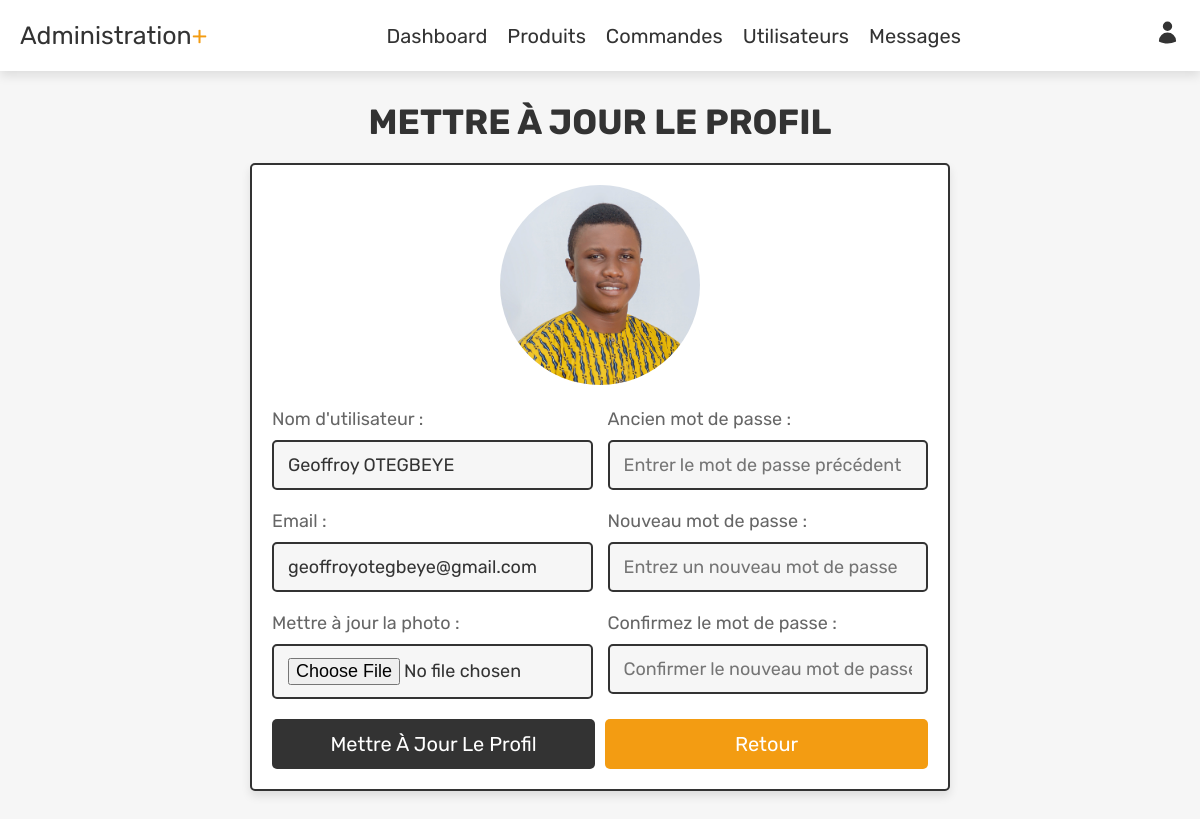
The app's page /admin_update_profile.php (signed in) with its own data.
### tables this page shows
CREATE TABLE `users` (
  `id` int NOT NULL,
  `name` varchar(100) NOT NULL,
  `email` varchar(100) NOT NULL,
  `password` varchar(100) NOT NULL,
  `user_type` varchar(20) NOT NULL DEFAULT 'user',
  `image` varchar(100) NOT NULL
);

### admin_update_profile.php (the view, shortened to what this page needs)
<?php
@include 'config.php';
?>
<!DOCTYPE html>
<html lang="fr">
<head>
   <link rel="stylesheet" href="https://cdnjs.cloudflare.com/ajax/libs/font-awesome/6.1.1/css/all.min.css">
   <link rel="stylesheet" href="css/components.css">
   <link rel="stylesheet" href="./css/footer.css">
</head>
<body>
<?php include 'admin_header.php'; ?>
<section class="update-profile">
   <h1 class="title">Mettre à jour le profil</h1>
   <form action="" method="POST" enctype="multipart/form-data">
      <img src="uploaded_img/<?= $fetch_profile['image']; ?>" alt="">
      <div class="flex">
         <div class="inputBox">
            <span>Nom d'utilisateur :</span>
            <input type="text" name="name" value="<?= $fetch_profile['name']; ?>" placeholder="Mettre à jour le nom d'utilisateur" required class="box">
            <span>Email :</span>
            <input type="email" name="email" value="<?= $fetch_profile['email']; ?>" placeholder="mettre à jour l'email" required class="box">
            <span>Mettre à jour la photo :</span>
            <input type="file" name="image" accept="image/jpg, image/jpeg, image/png" class="box">
         </div>
         <div class="inputBox">
            <span>Ancien mot de passe :</span>
            <input type="password" name="update_pass" placeholder="Entrer le mot de passe précédent" class="box">
            <span>Nouveau mot de passe :</span>
            <input type="password" name="new_pass" placeholder="Entrez un nouveau mot de passe" class="box">
            <span>Confirmez le mot de passe :</span>
            <input type="password" name="confirm_pass" placeholder="Confirmer le nouveau mot de passe" class="box">
         </div>
      </div>
      <div class="flex-btn">
         <input type="submit" class="btn" value="Mettre à jour le profil" name="update_profile">
         <a href="admin_page.php" class="option-btn">Retour</a>
      </div>
   </form>
</section>
</body>
</html>

### css/components.css (style rules this page uses)
:root { --green:#27ae60; --orange:#f39c12; --red:#e74c3c; --black:#333; --blue:#0000FF; --light-color:#666; --white:#fff; --light-bg:#f6f6f6; --border:.2rem solid var(--black); --box-shadow:0 .5rem 1rem rgba(0,0,0,.1); }
* { font-family: 'Rubik', sans-serif; margin:0; padding:0; box-sizing: border-box; outline: none; border:none; text-decoration: none; color:var(--black); }
body { background-color: var(--light-bg); padding-bottom: 6.5rem; }
html { font-size: 62.5%; overflow-x: hidden; scroll-behavior: smooth; scroll-padding-top: 6.5rem; }
section { padding:3rem 2rem; max-width: 1200px; margin:0 auto; }
img { width: 100%; object-fit: cover; }
.btn, .delete-btn, .option-btn { display: block; width: 100%; margin-top: 1rem; border-radius: .5rem; color:var(--white); font-size: 2rem; padding:1.3rem 3rem; text-transform: capitalize; cursor: pointer; text-align: center; }
.btn { background-color: var(--black); }
.option-btn { background-color: var(--orange); }
.flex-btn { display: flex; flex-wrap: wrap; gap:1rem; }
.flex-btn > * { flex:1; }
.title { text-align: center; margin-bottom: 2rem; text-transform: uppercase; color:var(--black); font-size: 3.5rem; }
.update-profile form { max-width: 70rem; margin: 0 auto; background-color: var(--white); box-shadow: var(--box-shadow); border:var(--border); border-radius: .5rem; padding:2rem; text-align: center; }
.update-profile form .flex { display: flex; gap:1.5rem; justify-content: space-between; }
.update-profile form img { height: 20rem; width: 20rem; margin-bottom: 1rem; border-radius: 50%; object-fit: cover; }
.update-profile form .inputBox { text-align: left; width: 49%; }
.update-profile form .inputBox span { display: block; padding-top: 1rem; font-size: 1.8rem; color:var(--light-color); }
.update-profile form .inputBox .box { width: 100%; padding:1.2rem 1.4rem; font-size: 1.8rem; color:var(--black); border:var(--border); border-radius: .5rem; margin:1rem 0; background-color: var(--light-bg); }

### records on screen
users: image (picture), name "Geoffroy OTEGBEYE", email "geoffroyotegbeye@gmail.com"
